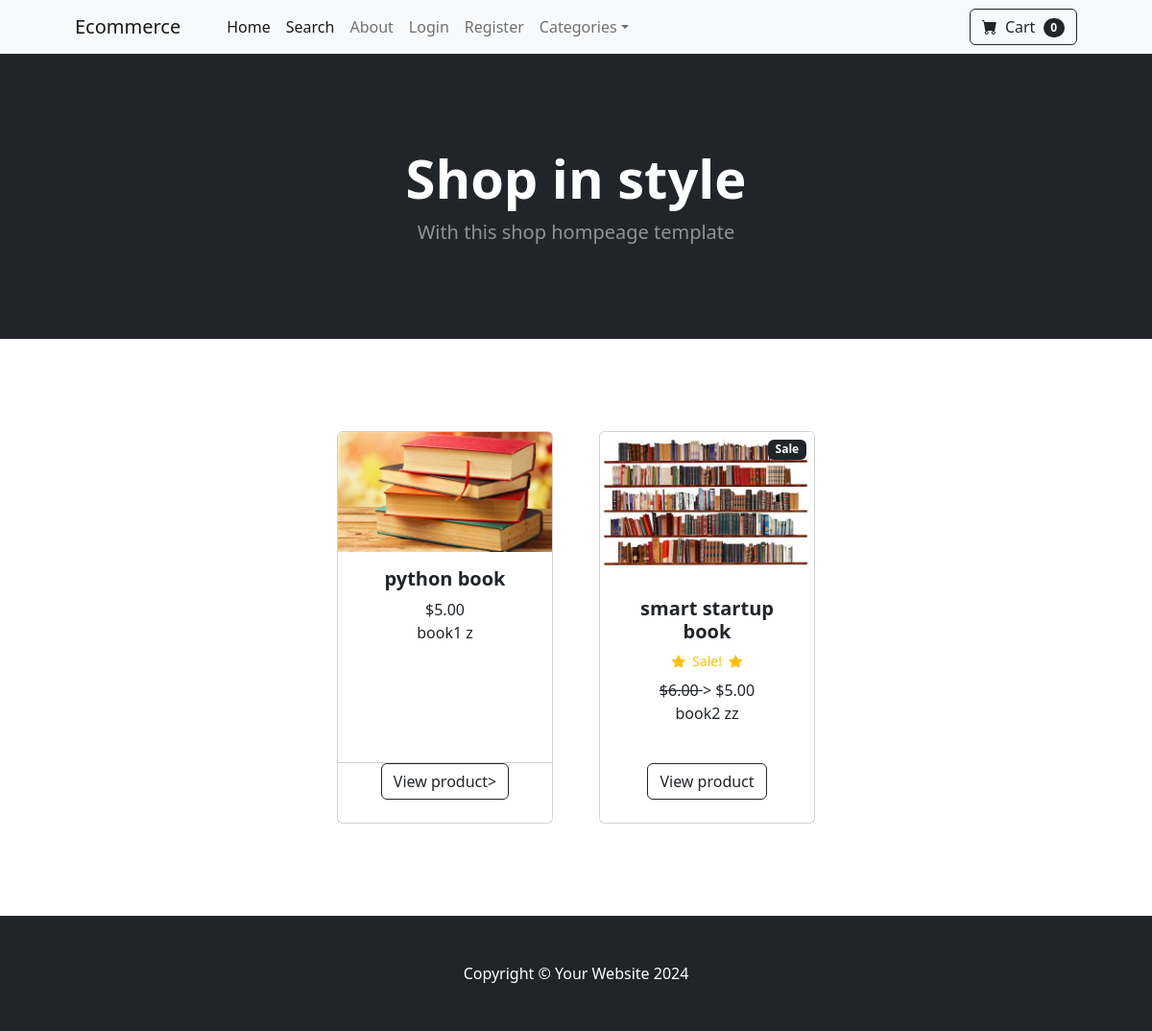
The page / on the database its author committed.
### store/models.py (models this page shows, shortened)
class Product(models.Model):
    name = models.CharField(max_length=100)
    price = models.DecimalField(default=0, decimal_places=2, max_digits=6)
    category = models.ForeignKey(Category, on_delete=models.CASCADE, default=1)
    description = models.CharField(max_length=250, default='', blank=True, null=True)
    image = models.ImageField(upload_to='uploads/products/')
    is_sale = models.BooleanField(default=False)
    sale_price = models.DecimalField(default=0, decimal_places=2, max_digits=6)

### store/views.py (the view)
# urls.py: path('', views.home, name='home'),
def home(request):
    products = Product.objects.all()
    return render(request, 'store/home.html', {'products': products})

### cart/cart.py (called while the page is built)
    def __len__(self):
        return len(self.cart)

### cart/context_processors.py (called while the page is built)
def cart_context(request):
    return {'cart': Cart(request)}

### templates/store/home.html
{% extends 'base.html' %}
{% block content %}
        <header class="bg-dark py-5">
            <div class="container px-4 px-lg-5 my-5">
                <div class="text-center text-white">
                    <h1 class="display-4 fw-bolder">Shop in style</h1>
                    <p class="lead fw-normal text-white-50 mb-0">With this shop hompeage template</p>
                </div>
            </div>
        </header>
        <section class="py-5">
            <div class="container px-4 px-lg-5 mt-5">
                <div class="row gx-4 gx-lg-5 row-cols-2 row-cols-md-3 row-cols-xl-4 justify-content-center">
                {% for product in products %}
                    {% if product.is_sale %}
                    <div class="col mb-5">
                        <div class="card h-100">
                            <div class="badge bg-dark text-white
                            position-absolute"
                                 style="top: 0.5rem; right: 0.5rem">Sale
                            </div>
                            <img class="card-img-top" src="{{ product.image.url }}" alt="..." />
                            <div class="card-body p-4">
                                <div class="text-center">
                                    <h5 class="fw-bolder">{{ product.name }}</h5>
                                    <div class="d-flex justify-content-center small text-warning mb-2">
                                    <div class="bi-star-fill"></div>
                                    &nbsp;&nbsp;Sale!&nbsp;&nbsp;
                                    <div class="bi-star-fill"></div>
                                    </div>
                                    <strike>
                                        ${{ product.price }}
                                    </strike>>
                                        ${{ product.sale_price }}
                                    <p>{{ product.description }}</p>
                                </div>
                            </div>
                            <div class="card-footer p-4 pt-0 border-top-0 bg-transparent">
                                <div class="text-center"><a class="btn btn-outline-dark mt-auto" href="{% url 'product' product.id %}">View product</a></div>
                            </div>
                        </div>
                    </div>
                </div>
                {% else %}
                    <div class="col mb-5">
                        <div class="card h-100">
                            <img class="card-img-top" src="{{ product.image.url }}" alt="..."/>
                            <div class="card-body p4">
                                <div class="text-center">
                                    <h5 class="fw-bolder">
                                        {{ product.name }}
                                    </h5>
                                    ${{ product.price }}
                                    <p>{{ product.description }}</p>
                                </div>
                            </div>
                            <div class="card-footer p-4 pt-0 border-top0 bg-transparent">
                                <div class="text-center">
                                    <a class="btn btn-outline-dark mt-auto"
                                        href="{% url 'product' product.id %}">View product></a>
                                </div>
                            </div>
                        </div>
                    </div>
                {% endif %}
            {% endfor %}
            </div>
        </section>
{% endblock %}

### rows shown on the page
Product: image (picture), name "python book", price "5.00", description "book1 z"
Product: image (picture), name "smart startup book", price "6.00", sale_price "5.00", description "book2 zz"

### other values the page prints
{{ cart|length }} "0"
